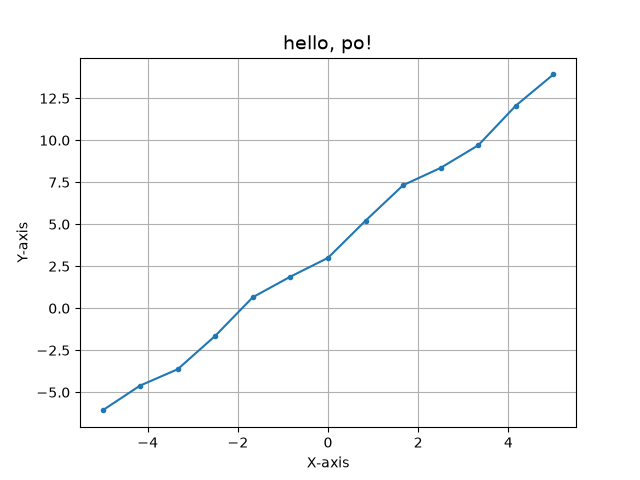

The Python source for this figure:
import matplotlib.pyplot as plt
import numpy as np
x = np.linspace(-5,5,13) #x = [i/10 for i in range(-50,51)]
y = 2*x + 3 + np.sin(x)**2
plt.plot(x,y, marker = ".")
plt.xlabel("X-axis")
plt.ylabel("Y-axis")
plt.title("hello, po!", fontsize=14)
plt.grid(True)
plt.savefig("po.pdf")
plt.show()
